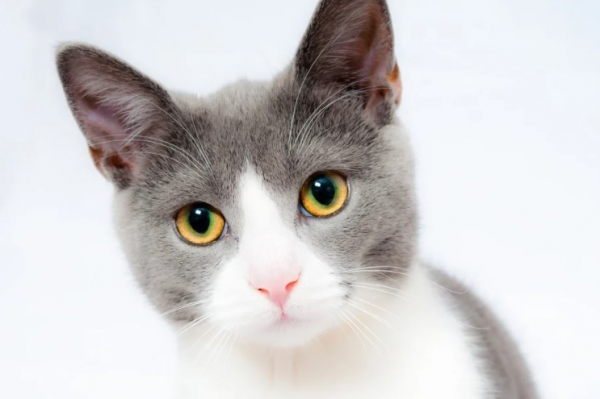
#> input picture MS_AI_School/3월차/12_05/cat.png, 600 x 399 px
$ python ex_image03.py
#> lines starting #> are read from the running program, lines starting #| are printed output that depends on the picture
import cv2

def image_show(image):
    cv2.imshow('show',image)
    cv2.waitKey(0)

image_path = './cat.png'

#이미지 읽기
image = cv2.imread(image_path)
#> image is the input picture: shape (399, 600, 3); mean B, G, R 205.8, 205.4, 207.6

# 이미지 크롭 [시작:끝:단계]
image_crop = image[100:,:400]
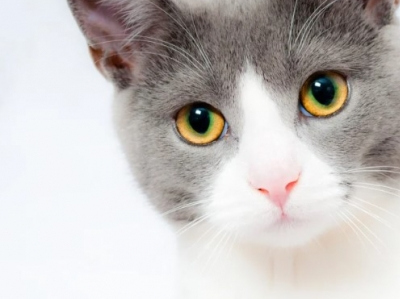
#> image_crop: shape (299, 400, 3); mean B, G, R 190.7, 192.8, 197.1

# 저장코드 추가
cv2.imwrite('./cat_crop.png', image_crop)

image_show(image_crop)
